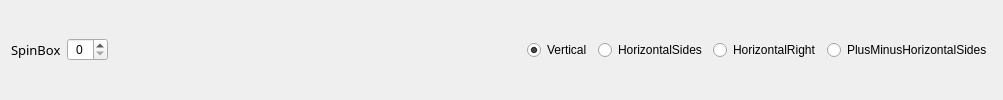
                <widget class="QWidget" name="widget_5" native="true">
                 <layout class="QHBoxLayout" name="horizontalLayout">
                  <item>
                   <widget class="QLabel" name="label_5">
                    <property name="font">
                     <font>
                      <family>微软雅黑</family>
                      <pointsize>10</pointsize>
                      <bold>false</bold>
                     </font>
                    </property>
                    <property name="text">
                     <string>SpinBox</string>
                    </property>
                   </widget>
                  </item>
                  <item>
                   <widget class="QSpinBox" name="spinBox">
                    <property name="minimumSize">
                     <size>
                      <width>0</width>
                      <height>0</height>
                     </size>
                    </property>
                    <property name="alignment">
                     <set>Qt::AlignCenter</set>
                    </property>
                    <property name="buttonSymbols">
                     <enum>QAbstractSpinBox::UpDownArrows</enum>
                    </property>
                   </widget>
                  </item>
                  <item>
                   <spacer name="horizontalSpacer_5">
                    <property name="orientation">
                     <enum>Qt::Horizontal</enum>
                    </property>
                    <property name="sizeHint" stdset="0">
                     <size>
                      <width>413</width>
                      <height>20</height>
                     </size>
                    </property>
                   </spacer>
                  </item>
                  <item>
                   <widget class="QRadioButton" name="radioButton_7">
                    <property name="text">
                     <string>Vertical</string>
                    </property>
                    <property name="checked">
                     <bool>true</bool>
                    </property>
                   </widget>
                  </item>
                  <item>
                   <widget class="QRadioButton" name="radioButton_4">
                    <property name="text">
                     <string>HorizontalSides</string>
                    </property>
                   </widget>
                  </item>
                  <item>
                   <widget class="QRadioButton" name="radioButton_5">
                    <property name="text">
                     <string>HorizontalRight</string>
                    </property>
                   </widget>
                  </item>
                  <item>
                   <widget class="QRadioButton" name="radioButton_6">
                    <property name="text">
                     <string>PlusMinusHorizontalSides</string>
                    </property>
                   </widget>
                  </item>
                 </layout>
                </widget>
